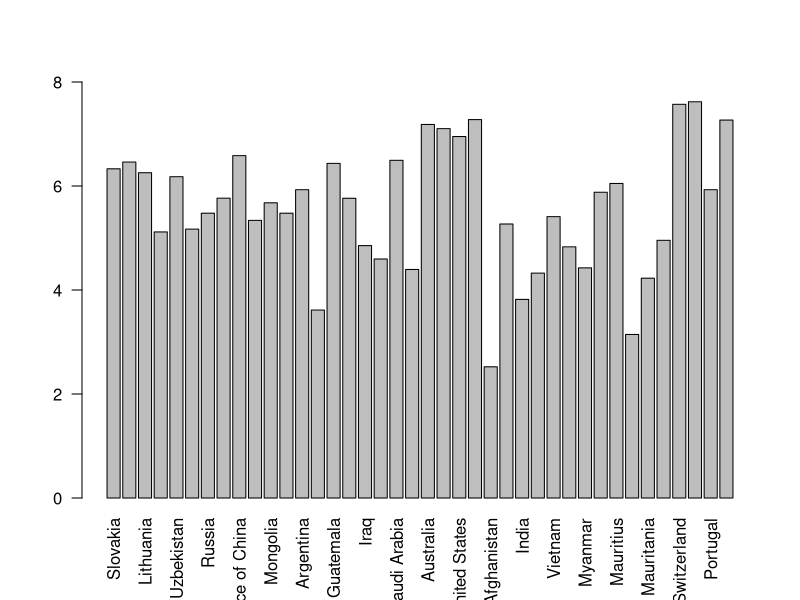
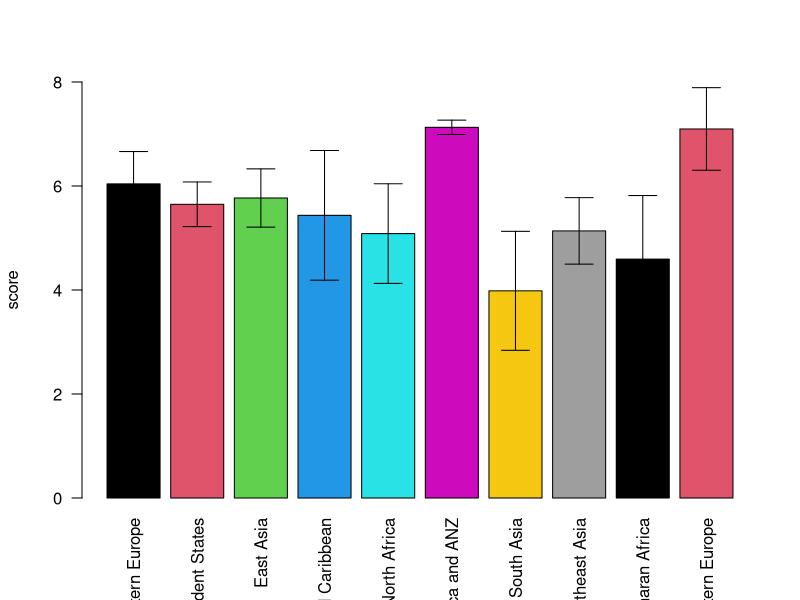

Recreate these plots in R, in order.
setwd("C:/Users/ghosa/OneDrive/Documentos/GitHub/cursoR/tabelas")

happiness = 
  read.csv("felicidad_red.csv")

barplot(happiness$Indice_felicidad, ylim=c(0,8), names.arg=happiness$Pais, las=2)

regiones = c()

regiones$names = unique(happiness$Region)

for (i in 1:length(regiones$names)){
  
  print(regiones$names[i])
  regiones$media[i] = mean(happiness$Indice_felicidad[happiness$Region == regiones$names[i] ])
  regiones$desvio[i] = sd(happiness$Indice_felicidad[happiness$Region == regiones$names[i] ])
  
}

x = barplot(regiones$media,beside=T,ylim=c(0,8),ylab="score", 
            names.arg = regiones$names,
            las = 2,
            col = as.factor(unique(regiones$names)))

arrows(x0=x,y0=regiones$media-regiones$desvio,
       x1=x,y1=regiones$media+regiones$desvio,
       angle=90,length=0.14,code=3)
